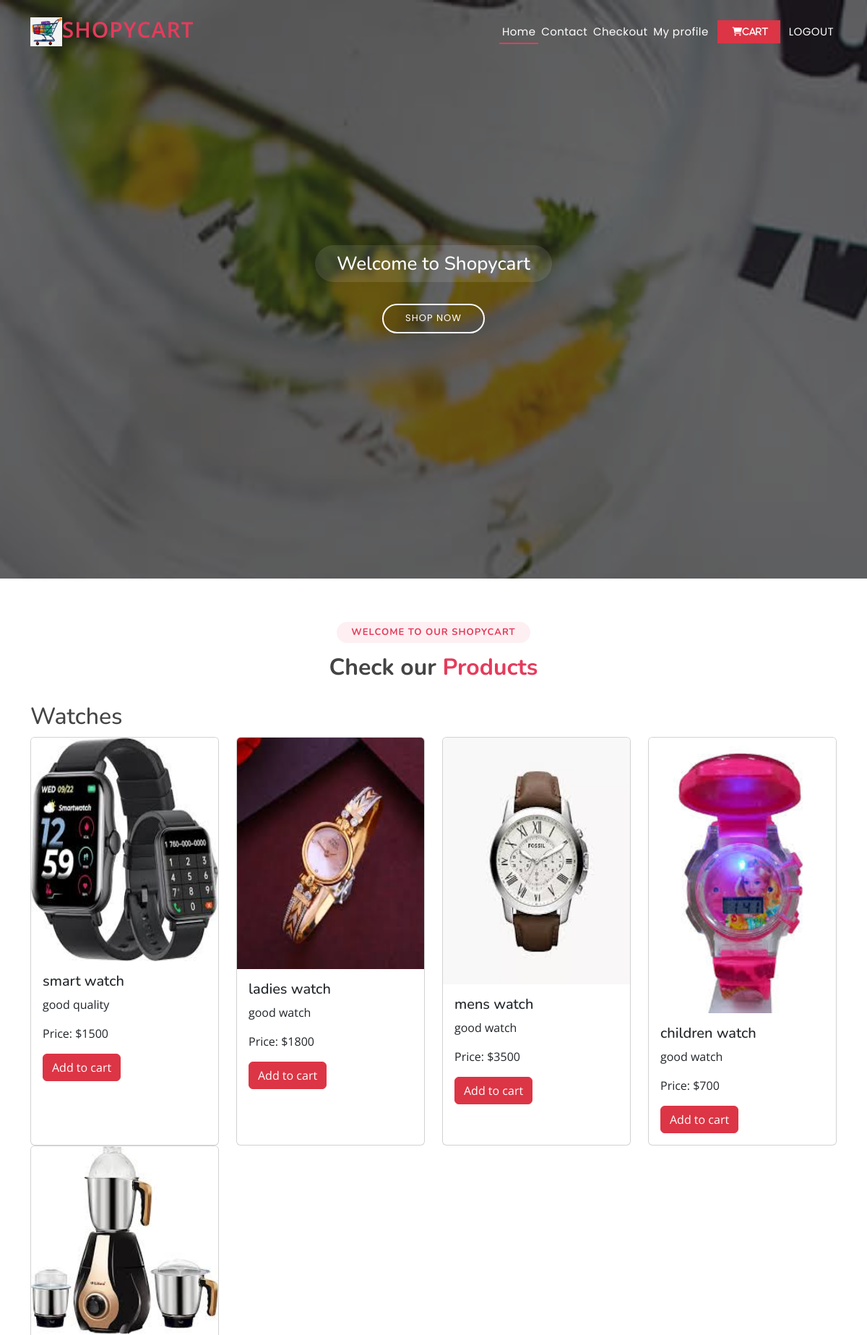
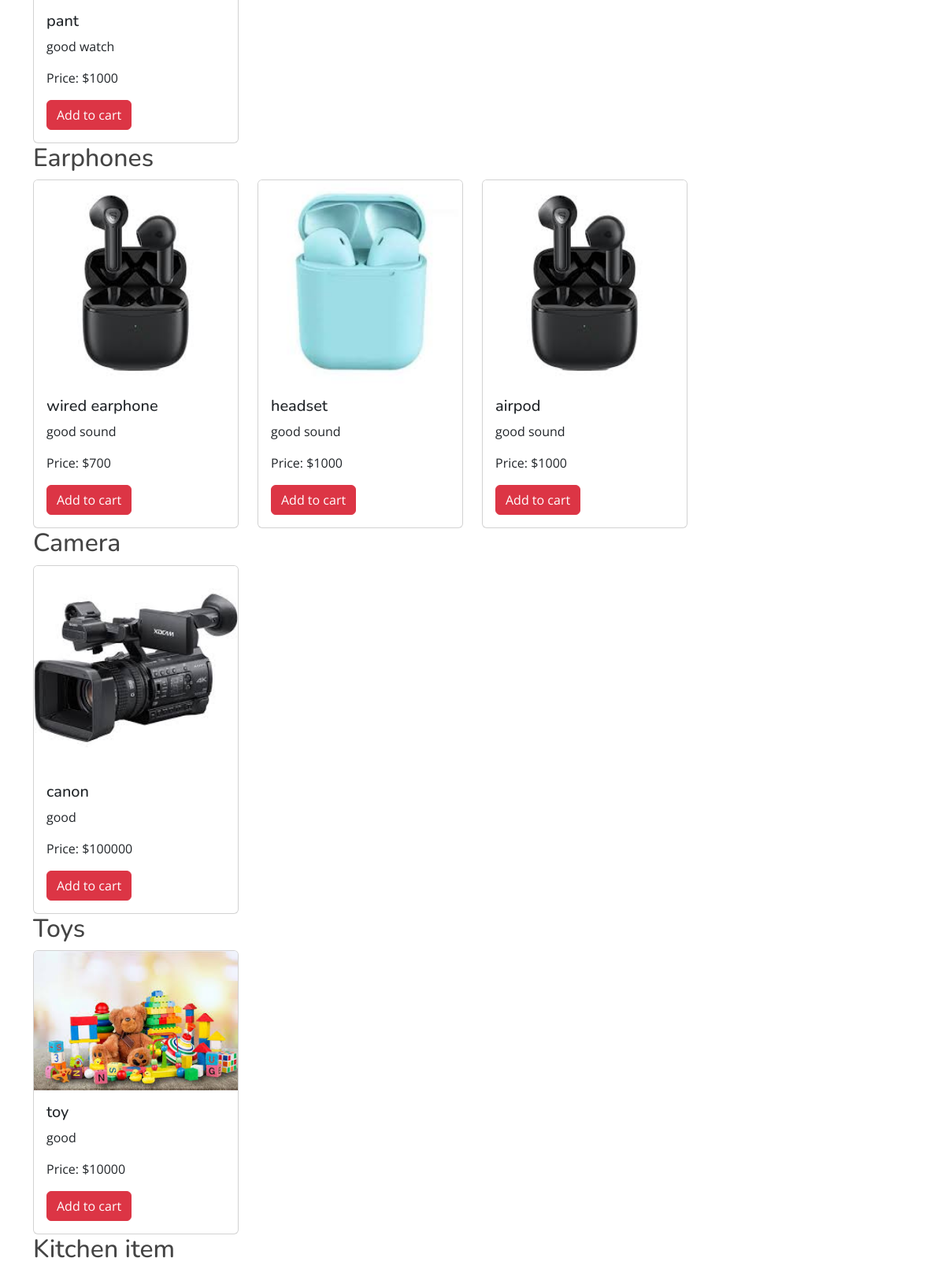
Screenshot of /products/ (signed in, upper part) with the database file from the repository (2 pictures, top to bottom).
### ecommerceapp/models.py (models this page shows, shortened)
class Product(models.Model):
    product_name=models.CharField(max_length=100)
    category=models.ForeignKey(Category,on_delete=models.CASCADE)
    brand=models. CharField(max_length=50,null=True)
    price=models.IntegerField(default=0)
    description=models.CharField(max_length=100,null=True)
    image=models.ImageField(upload_to='images/images')
    stock=models.IntegerField(null=True)
    is_sold= models.BooleanField(default=False,null=True)
    created_by = models.ForeignKey(User, related_name='items',on_delete=models.CASCADE,null=True)
    created_at = models.DateTimeField(auto_now_add=True,null=True)

class Category(models.Model):
    category=models.CharField(max_length=50)

### ecommerceapp/views.py (the view)
# urls.py: path('products/',views.product_list, name='product_list'),
def product_list(request):
    all_prods = []
    query = request.GET.get('q')
    category_filter = request.GET.get('category')
    min_price = request.GET.get('min_price')
    max_price = request.GET.get('max_price')
    products_with_categories = Product.objects.select_related('category').all()
    if query:
        products_with_categories = products_with_categories.filter(
            Q(product_name__icontains=query) | Q(description__icontains=query)
        )
    if category_filter:
        products_with_categories = products_with_categories.filter(category__category=category_filter)
    if min_price:
        products_with_categories = products_with_categories.filter(price__gte=min_price)
    if max_price:
        products_with_categories = products_with_categories.filter(price__lte=max_price)
    for product in products_with_categories:
        category_name = product.category.category
        found = False
        for category, prods in all_prods:
            if category == category_name:
                prods.append(product)
                found = True
                break
        if not found:
            all_prods.append((category_name, [product]))
    categories = Category.objects.all()
    return render(request, "product_list.html", {
        'all_prods': all_prods,
        'categories': categories,
        'selected_category': category_filter,
        'search_query': query,
        'min_price': min_price,
        'max_price': max_price
    })

### templates/product_list.html (shortened to what this page needs)
{% extends "base.html" %}
{% block content %}
<h3>Welcome to Shopycart</h3>
{% endblock %}
{% block body %}
{% load static %}
<section id="portfolio" class="portfolio">
  <div class="container">
    <div class="section-title">
      <h2>Welcome to our ShopyCart</h2>
      <h3>Check our <span>Products</span></h3>
    </div>
    {% for category, products in all_prods %}
    <h2>{{ category }}</h2>
    <div class="row">
        {% for product in products %}
            <div class="col-md-3">
                <div class="card h-100 d-flex flex-column">
                    <img src="{{ product.image.url }}" class="card-img-top flex-grow-1" alt="{{ product.product_name }}">
                    <div class="card-body">
                        <h5 class="card-title">{{ product.product_name }}</h5>
                        <p class="card-text">{{ product.description }}</p>
                        <p class="card-text">Price: ${{ product.price }}</p>
                        {% if request.user.is_customer and request.user.is_authenticated %}
{% if i.stock <= 0 %}
          <h2>Out of stock</h2>
          {% else %}
          <a href="{% url 'cart:add_cart' product.id %}" class="btn btn-danger">Add to cart</a>
          {% endif %}
{% endif %}
                    </div>
                </div>
            </div>
        {% endfor %}
    </div>
    {% endfor %}
  </div>
</section>
{% endblock %}

### static/assets/css/style.css (style rules this page uses)
body { font-family: "Open Sans", sans-serif; color: #444444; }
a { color: #e43c5c; text-decoration: none; }
h1, h2, h3, h4, h5, h6 { font-family: "Nunito", sans-serif; }
#hero h3 { background: rgba(255, 255, 255, 0.1); color: #fff; font-size: 26px; padding: 10px 30px; margin-bottom: 30px; border-radius: 50px; }
section { padding: 60px 0; overflow: hidden; }
.section-title { text-align: center; padding-bottom: 30px; }
.section-title h2 { font-size: 13px; letter-spacing: 1px; font-weight: 700; padding: 8px 20px; line-height: 1; margin: 0; background: #fdeff2; color: #e43c5c; display: inline-block; text-transform: uppercase; border-radius: 50px; }
.section-title h3 { margin: 15px 0 0 0; font-size: 32px; font-weight: 700; }
.section-title h3 span { color: #e43c5c; }

### rows the page displays
Product: category "Watches", image (picture), product_name "smart watch", description "good quality", price "1500"
Product: image (picture), product_name "ladies watch", description "good watch", price "1800"
Product: image (picture), product_name "mens watch", description "good watch", price "3500"
Product: image (picture), product_name "children watch", description "good watch", price "700"
Product: image (picture), product_name "pant", description "good watch", price "1000"
Product: category "Earphones", image (picture), product_name "wired earphone", description "good sound", price "700"
Product: image (picture), product_name "headset", description "good sound", price "1000"
Product: image (picture), product_name "airpod", description "good sound", price "1000"
Product: category "Camera", image (picture), product_name "canon", description "good", price "100000"
Product: category "Toys", image (picture), product_name "toy", description "good", price "10000"
Product: category "Kitchen item"
